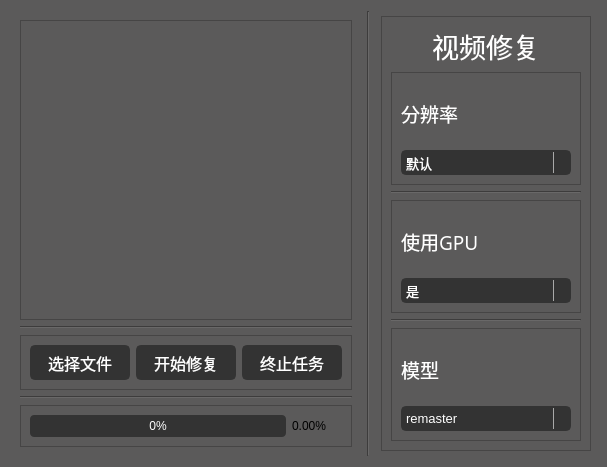
               <widget class="QWidget" name="page_repair">
                <property name="styleSheet">
                 <string notr="true">background:rgb(91,90,90);</string>
                </property>
                <layout class="QHBoxLayout" name="horizontalLayout_34">
                 <item>
                  <widget class="QFrame" name="frame_home_main_2">
                   <property name="frameShape">
                    <enum>QFrame::NoFrame</enum>
                   </property>
                   <property name="frameShadow">
                    <enum>QFrame::Plain</enum>
                   </property>
                   <layout class="QGridLayout" name="gridLayout_8">
                    <item row="0" column="0">
                     <widget class="QGraphicsView" name="view2">
                      <property name="minimumSize">
                       <size>
                        <width>0</width>
                        <height>300</height>
                       </size>
                      </property>
                     </widget>
                    </item>
                    <item row="1" column="0">
                     <widget class="Line" name="line_5">
                      <property name="orientation">
                       <enum>Qt::Horizontal</enum>
                      </property>
                     </widget>
                    </item>
                    <item row="4" column="0">
                     <widget class="QFrame" name="frame_11">
                      <property name="minimumSize">
                       <size>
                        <width>0</width>
                        <height>30</height>
                       </size>
                      </property>
                      <property name="frameShape">
                       <enum>QFrame::StyledPanel</enum>
                      </property>
                      <property name="frameShadow">
                       <enum>QFrame::Raised</enum>
                      </property>
                      <layout class="QHBoxLayout" name="horizontalLayout_32">
                       <item>
                        <widget class="QProgressBar" name="progressBar2">
                         <property name="enabled">
                          <bool>true</bool>
                         </property>
                         <property name="styleSheet">
                          <string notr="true">QProgressBar
{
	color:rgb(255,255,255);
	background-color :rgb(51,51,51);
	border : 2px;
	border-radius:4px;
}

QProgressBar::chunk{
	border : 2px;
	border-radius:4px;
	background-color:rgb(0,143,170);
}</string>
                         </property>
                         <property name="value">
                          <number>0</number>
                         </property>
                         <property name="alignment">
                          <set>Qt::AlignCenter</set>
                         </property>
                         <property name="textVisible">
                          <bool>true</bool>
                         </property>
                         <property name="orientation">
                          <enum>Qt::Horizontal</enum>
                         </property>
                         <property name="invertedAppearance">
                          <bool>false</bool>
                         </property>
                         <property name="textDirection">
                          <enum>QProgressBar::TopToBottom</enum>
                         </property>
                        </widget>
                       </item>
                       <item>
                        <widget class="QLabel" name="time2">
                         <property name="minimumSize">
                          <size>
                           <width>50</width>
                           <height>0</height>
                          </size>
                         </property>
                         <property name="maximumSize">
                          <size>
                           <width>50</width>
                           <height>16777215</height>
                          </size>
                         </property>
                         <property name="text">
                          <string>0.00%</string>
                         </property>
                        </widget>
                       </item>
                      </layout>
                     </widget>
                    </item>
                    <item row="2" column="0" alignment="Qt::AlignHCenter|Qt::AlignVCenter">
                     <widget class="QFrame" name="frame_12">
                      <property name="sizePolicy">
                       <sizepolicy hsizetype="Expanding" vsizetype="Expanding">
                        <horstretch>0</horstretch>
                        <verstretch>0</verstretch>
                       </sizepolicy>
                      </property>
                      <property name="minimumSize">
                       <size>
                        <width>0</width>
                        <height>40</height>
                       </size>
                      </property>
                      <property name="frameShape">
                       <enum>QFrame::StyledPanel</enum>
                      </property>
                      <property name="frameShadow">
                       <enum>QFrame::Raised</enum>
                      </property>
                      <layout class="QHBoxLayout" name="horizontalLayout_33">
                       <item>
                        <widget class="QPushButton" name="file2">
                         <property name="enabled">
                          <bool>true</bool>
                         </property>
                         <property name="minimumSize">
                          <size>
                           <width>100</width>
                           <height>35</height>
                          </size>
                         </property>
                         <property name="maximumSize">
                          <size>
                           <width>100</width>
                           <height>35</height>
                          </size>
                         </property>
                         <property name="font">
                          <font>
                           <family>Segoe UI</family>
                           <pointsize>12</pointsize>
                          </font>
                         </property>
                         <property name="toolTip">
                          <string/>
                         </property>
                         <property name="styleSheet">
                          <string notr="true">QPushButton {
	border: 2px solid rgb(51,51,51);
	border-radius: 5px;	
	color:rgb(255,255,255);
	background-color: rgb(51,51,51);
}
QPushButton:hover {
	border: 2px solid rgb(0,143,150);
	background-color: rgb(0,143,150);
}
QPushButton:pressed {	
	border: 2px solid rgb(0,143,150);
	background-color: rgb(51,51,51);
}

QPushButton:disabled {	
	border-radius: 5px;	
	border: 2px solid rgb(112,112,112);
	background-color: rgb(112,112,112);
}</string>
                         </property>
                         <property name="text">
                          <string>选择文件</string>
                         </property>
                        </widget>
                       </item>
                       <item>
                        <widget class="QPushButton" name="start2">
                         <property name="enabled">
                          <bool>true</bool>
                         </property>
                         <property name="minimumSize">
                          <size>
                           <width>100</width>
                           <height>35</height>
                          </size>
                         </property>
                         <property name="maximumSize">
                          <size>
                           <width>100</width>
                           <height>35</height>
                          </size>
                         </property>
                         <property name="font">
                          <font>
                           <family>Segoe UI</family>
                           <pointsize>12</pointsize>
                          </font>
                         </property>
                         <property name="toolTip">
                          <string/>
                         </property>
                         <property name="styleSheet">
                          <string notr="true">QPushButton {
	border: 2px solid rgb(51,51,51);
	border-radius: 5px;	
	color:rgb(255,255,255);
	background-color: rgb(51,51,51);
}
QPushButton:hover {
	border: 2px solid rgb(0,143,150);
	background-color: rgb(0,143,150);
}
QPushButton:pressed {	
	border: 2px solid rgb(0,143,150);
	background-color: rgb(51,51,51);
}

QPushButton:disabled {	
	border-radius: 5px;	
	border: 2px solid rgb(112,112,112);
	background-color: rgb(112,112,112);
}</string>
                         </property>
                         <property name="text">
                          <string>开始修复</string>
                         </property>
                        </widget>
                       </item>
                       <item>
                        <widget class="QPushButton" name="cancel2">
                         <property name="enabled">
                          <bool>true</bool>
                         </property>
                         <property name="minimumSize">
                          <size>
                           <width>100</width>
                           <height>35</height>
                          </size>
                         </property>
                         <property name="maximumSize">
                          <size>
                           <width>100</width>
                           <height>35</height>
                          </size>
                         </property>
                         <property name="font">
                          <font>
                           <family>Segoe UI</family>
                           <pointsize>12</pointsize>
                          </font>
                         </property>
                         <property name="styleSheet">
                          <string notr="true">QPushButton {
	border: 2px solid rgb(51,51,51);
	border-radius: 5px;	
	color:rgb(255,255,255);
	background-color: rgb(51,51,51);
}
QPushButton:hover {
	border: 2px solid rgb(0,143,150);
	background-color: rgb(0,143,150);
}
QPushButton:pressed {	
	border: 2px solid rgb(0,143,150);
	background-color: rgb(51,51,51);
}

QPushButton:disabled {	
	border-radius: 5px;	
	border: 2px solid rgb(112,112,112);
	background-color: rgb(112,112,112);
}</string>
                         </property>
                         <property name="text">
                          <string>终止任务</string>
                         </property>
                        </widget>
                       </item>
                      </layout>
                     </widget>
                    </item>
                    <item row="3" column="0">
                     <widget class="Line" name="line_6">
                      <property name="orientation">
                       <enum>Qt::Horizontal</enum>
                      </property>
                     </widget>
                    </item>
                   </layout>
                  </widget>
                 </item>
                 <item>
                  <widget class="Line" name="line">
                   <property name="orientation">
                    <enum>Qt::Vertical</enum>
                   </property>
                  </widget>
                 </item>
                 <item>
                  <widget class="QFrame" name="frame_home_stat_2">
                   <property name="minimumSize">
                    <size>
                     <width>220</width>
                     <height>0</height>
                    </size>
                   </property>
                   <property name="maximumSize">
                    <size>
                     <width>220</width>
                     <height>16777215</height>
                    </size>
                   </property>
                   <property name="frameShape">
                    <enum>QFrame::NoFrame</enum>
                   </property>
                   <property name="frameShadow">
                    <enum>QFrame::Plain</enum>
                   </property>
                   <layout class="QVBoxLayout" name="verticalLayout_7">
                    <property name="spacing">
                     <number>5</number>
                    </property>
                    <property name="leftMargin">
                     <number>5</number>
                    </property>
                    <property name="topMargin">
                     <number>5</number>
                    </property>
                    <property name="rightMargin">
                     <number>5</number>
                    </property>
                    <property name="bottomMargin">
                     <number>5</number>
                    </property>
                    <item>
                     <widget class="QFrame" name="frame_13">
                      <property name="frameShape">
                       <enum>QFrame::StyledPanel</enum>
                      </property>
                      <property name="frameShadow">
                       <enum>QFrame::Raised</enum>
                      </property>
                      <layout class="QVBoxLayout" name="verticalLayout_17">
                       <item>
                        <widget class="QLabel" name="label_14">
                         <property name="minimumSize">
                          <size>
                           <width>100</width>
                           <height>40</height>
                          </size>
                         </property>
                         <property name="maximumSize">
                          <size>
                           <width>16777215</width>
                           <height>40</height>
                          </size>
                         </property>
                         <property name="font">
                          <font>
                           <family>黑体</family>
                           <pointsize>20</pointsize>
                          </font>
                         </property>
                         <property name="styleSheet">
                          <string notr="true">color:rgb(255,255,255);</string>
                         </property>
                         <property name="text">
                          <string>视频修复</string>
                         </property>
                         <property name="alignment">
                          <set>Qt::AlignCenter</set>
                         </property>
                        </widget>
                       </item>
                       <item>
                        <widget class="QFrame" name="frame_14">
                         <property name="frameShape">
                          <enum>QFrame::StyledPanel</enum>
                         </property>
                         <property name="frameShadow">
                          <enum>QFrame::Raised</enum>
                         </property>
                         <layout class="QVBoxLayout" name="verticalLayout_18">
                          <item>
                           <widget class="QLabel" name="lab_res2">
                            <property name="font">
                             <font>
                              <family>等线</family>
                              <pointsize>14</pointsize>
                             </font>
                            </property>
                            <property name="styleSheet">
                             <string notr="true">color:rgb(255,255,255);</string>
                            </property>
                            <property name="text">
                             <string>分辨率</string>
                            </property>
                           </widget>
                          </item>
                          <item>
                           <widget class="QComboBox" name="res2">
                            <property name="maximumSize">
                             <size>
                              <width>16777215</width>
                              <height>25</height>
                             </size>
                            </property>
                            <property name="font">
                             <font>
                              <family>Segoe UI</family>
                              <pointsize>10</pointsize>
                             </font>
                            </property>
                            <property name="styleSheet">
                             <string notr="true">QComboBox {
	border: 2px solid rgb(51,51,51);
	border-radius: 5px;	
	color:rgb(255,255,255);
	background-color: rgb(51,51,51);
}

QComboBox:hover {
	border: 2px solid rgb(0,143,170);
	border-radius: 5px;	
	color:rgb(255,255,255);
	background-color: rgb(0,143,170);
}

QComboBox:!editable, QComboBox::drop-down:editable {
	background: rgb(51,51,51);
}

QComboBox:!editable:on, QComboBox::drop-down:editable:on {
    background:rgb(51,51,51);
}

QComboBox:on { /* shift the text when the popup opens */
    padding-top: 3px;
    padding-left: 4px;
}

QComboBox::drop-down {
    subcontrol-origin: padding;
    subcontrol-position: top right;
    width: 15px;

    border-left-width: 1px;
    border-left-color: darkgray;
    border-left-style: solid; /* just a single line */
    border-top-right-radius: 5px; /* same radius as the QComboBox */
    border-bottom-right-radius: 5px;
}

QComboBox::down-arrow {
    image: url(icons/1x/bulletAsset 54.png);
}

QComboBox::down-arrow:on { /* shift the arrow when popup is open */
    top: 1px;
    left: 1px;
}

QComboBox::drop-down {
    background:rgb(51,51,51);
}

</string>
                            </property>
                            <property name="sizeAdjustPolicy">
                             <enum>QComboBox::AdjustToContents</enum>
                            </property>
                            <property name="frame">
                             <bool>false</bool>
                            </property>
                            <property name="modelColumn">
                             <number>0</number>
                            </property>
                            <item>
                             <property name="text">
                              <string>默认</string>
                             </property>
                            </item>
                           </widget>
                          </item>
                         </layout>
                        </widget>
                       </item>
                       <item>
                        <widget class="Line" name="line_7">
                         <property name="orientation">
                          <enum>Qt::Horizontal</enum>
                         </property>
                        </widget>
                       </item>
                       <item>
                        <widget class="QFrame" name="frame_15">
                         <property name="frameShape">
                          <enum>QFrame::StyledPanel</enum>
                         </property>
                         <property name="frameShadow">
                          <enum>QFrame::Raised</enum>
                         </property>
                         <layout class="QVBoxLayout" name="verticalLayout_19">
                          <item>
                           <widget class="QLabel" name="lab_fps2">
                            <property name="font">
                             <font>
                              <family>等线</family>
                              <pointsize>14</pointsize>
                             </font>
                            </property>
                            <property name="styleSheet">
                             <string notr="true">color:rgb(255,255,255);</string>
                            </property>
                            <property name="text">
                             <string>使用GPU</string>
                            </property>
                           </widget>
                          </item>
                          <item>
                           <widget class="QComboBox" name="fps2">
                            <property name="maximumSize">
                             <size>
                              <width>16777215</width>
                              <height>25</height>
                             </size>
                            </property>
                            <property name="font">
                             <font>
                              <family>Segoe UI</family>
                              <pointsize>10</pointsize>
                             </font>
                            </property>
                            <property name="styleSheet">
                             <string notr="true">QComboBox {
	border: 2px solid rgb(51,51,51);
	border-radius: 5px;	
	color:rgb(255,255,255);
	background-color: rgb(51,51,51);
}

QComboBox:hover {
	border: 2px solid rgb(0,143,170);
	border-radius: 5px;	
	color:rgb(255,255,255);
	background-color: rgb(0,143,170);
}

QComboBox:!editable, QComboBox::drop-down:editable {
	background: rgb(51,51,51);
}

QComboBox:!editable:on, QComboBox::drop-down:editable:on {
    background:rgb(51,51,51);
}

QComboBox:on { /* shift the text when the popup opens */
    padding-top: 3px;
    padding-left: 4px;
}

QComboBox::drop-down {
    subcontrol-origin: padding;
    subcontrol-position: top right;
    width: 15px;

    border-left-width: 1px;
    border-left-color: darkgray;
    border-left-style: solid; /* just a single line */
    border-top-right-radius: 5px; /* same radius as the QComboBox */
    border-bottom-right-radius: 5px;
}

QComboBox::down-arrow {
    image: url(icons/1x/bulletAsset 54.png);
}

QComboBox::down-arrow:on { /* shift the arrow when popup is open */
    top: 1px;
    left: 1px;
}

QComboBox::drop-down {
    background:rgb(51,51,51);
}

</string>
                            </property>
                            <property name="sizeAdjustPolicy">
                             <enum>QComboBox::AdjustToContents</enum>
                            </property>
                            <property name="frame">
                             <bool>false</bool>
                            </property>
                            <property name="modelColumn">
                             <number>0</number>
                            </property>
                            <item>
                             <property name="text">
                              <string>是</string>
                             </property>
                            </item>
                            <item>
                             <property name="text">
                              <string>否</string>
                             </property>
                            </item>
                           </widget>
                          </item>
                         </layout>
                        </widget>
                       </item>
                       <item>
                        <widget class="Line" name="line_8">
                         <property name="orientation">
                          <enum>Qt::Horizontal</enum>
                         </property>
                        </widget>
                       </item>
                       <item>
                        <widget class="QFrame" name="frame_16">
                         <property name="frameShape">
                          <enum>QFrame::StyledPanel</enum>
                         </property>
                         <property name="frameShadow">
                          <enum>QFrame::Raised</enum>
                         </property>
                         <layout class="QVBoxLayout" name="verticalLayout_20">
                          <item>
                           <widget class="QLabel" name="lab_model2">
                            <property name="font">
                             <font>
                              <family>等线</family>
                              <pointsize>14</pointsize>
                             </font>
                            </property>
                            <property name="styleSheet">
                             <string notr="true">color:rgb(255,255,255);</string>
                            </property>
                            <property name="text">
                             <string>模型</string>
                            </property>
                           </widget>
                          </item>
                          <item>
                           <widget class="QComboBox" name="model2">
                            <property name="maximumSize">
                             <size>
                              <width>16777215</width>
                              <height>25</height>
                             </size>
                            </property>
                            <property name="font">
                             <font>
                              <family>Segoe UI</family>
                              <pointsize>10</pointsize>
                             </font>
                            </property>
                            <property name="styleSheet">
                             <string notr="true">QComboBox {
	border: 2px solid rgb(51,51,51);
	border-radius: 5px;	
	color:rgb(255,255,255);
	background-color: rgb(51,51,51);
}

QComboBox:hover {
	border: 2px solid rgb(0,143,170);
	border-radius: 5px;	
	color:rgb(255,255,255);
	background-color: rgb(0,143,170);
}

QComboBox:!editable, QComboBox::drop-down:editable {
	background: rgb(51,51,51);
}

QComboBox:!editable:on, QComboBox::drop-down:editable:on {
    background:rgb(51,51,51);
}

QComboBox:on { /* shift the text when the popup opens */
    padding-top: 3px;
    padding-left: 4px;
}

QComboBox::drop-down {
    subcontrol-origin: padding;
    subcontrol-position: top right;
    width: 15px;

    border-left-width: 1px;
    border-left-color: darkgray;
    border-left-style: solid; /* just a single line */
    border-top-right-radius: 5px; /* same radius as the QComboBox */
    border-bottom-right-radius: 5px;
}

QComboBox::down-arrow {
    image: url(icons/1x/bulletAsset 54.png);
}

QComboBox::down-arrow:on { /* shift the arrow when popup is open */
    top: 1px;
    left: 1px;
}

QComboBox::drop-down {
    background:rgb(51,51,51);
}

</string>
                            </property>
                            <property name="sizeAdjustPolicy">
                             <enum>QComboBox::AdjustToContents</enum>
                            </property>
                            <property name="frame">
                             <bool>false</bool>
                            </property>
                            <property name="modelColumn">
                             <number>0</number>
                            </property>
                            <item>
                             <property name="text">
                              <string>remaster</string>
                             </property>
                            </item>
                           </widget>
                          </item>
                         </layout>
                        </widget>
                       </item>
                      </layout>
                     </widget>
                    </item>
                   </layout>
                  </widget>
                 </item>
                </layout>
               </widget>
